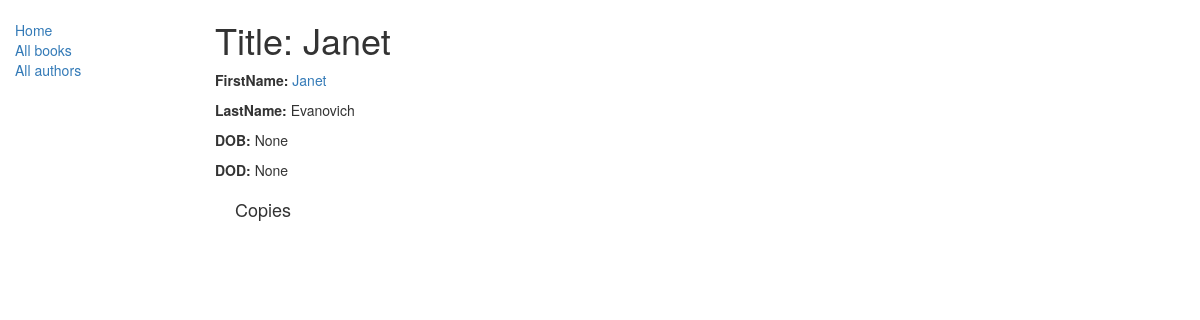
Page /catalog/author/5 on the committed database.
### catalog/models.py (models this page shows, shortened)
class Author(models.Model):
    first_name = models.CharField(max_length=100)
    last_name = models.CharField(max_length=100)
    date_of_birth = models.DateField(null=True, blank=True)
    date_of_death = models.DateField('Died', null=True, blank=True)

### catalog/views.py (the view)
# urls.py: url(r'^author/(?P<pk>\d+)$', views.AuthorDetailView.as_view(), name='author-detail'),
class AuthorDetailView(generic.DetailView):
    model = Author

### catalog/templates/catalog/author_detail.html (shortened to what this page needs)
{% extends "base_generic.html" %}
{% block content %}
  <h1>Title: {{ author.first_name }}</h1>
  <p><strong>FirstName:</strong> <a href="">{{ author.first_name }}</a></p>
  <p><strong>LastName:</strong> {{ author.last_name }}</p>
  <p><strong>DOB:</strong> {{ author.date_of_birth }}</p>
  <p><strong>DOD:</strong> {{ author.date_of_death }}</p>
  <div style="margin-left:20px;margin-top:20px">
    <h4>Copies</h4>
  </div>
{% endblock %}

### rows in the picture
Author: first_name "Janet", last_name "Evanovich", date_of_birth "None", date_of_death "None"
